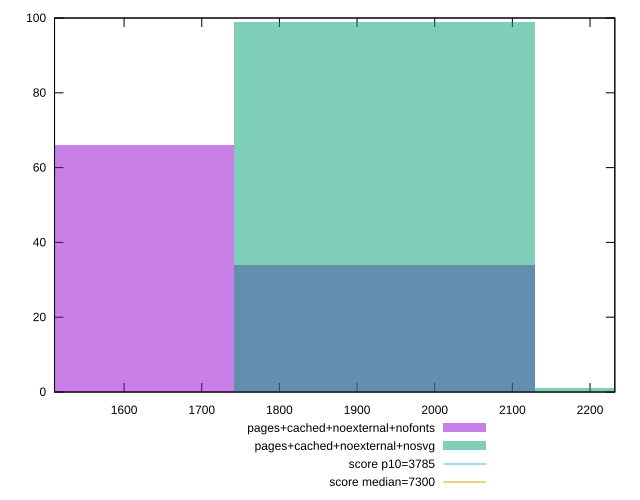

gnuplot code for this plot:
reset

$pagesCachedNoexternalNofonts <<EOF
1548.3887792134344 66
1935.485974016793 34
EOF

$pagesCachedNoexternalNosvg <<EOF
1935.485974016793 99
2322.5831688201515 1
EOF

set key outside below
set boxwidth 387.0971948033586
set xrange [1510.4286000000002:2231.929]
set yrange [0:100]
set trange [0:100]
set style fill transparent solid 0.5 noborder

set parametric
set terminal svg size 640, 500 enhanced background rgb 'white'
set output "report_00008_2021-01-22T20:58:29.167/interactive/comparison/histogram/6_vs_7.svg"

plot $pagesCachedNoexternalNofonts title "pages+cached+noexternal+nofonts" with boxes, \
     $pagesCachedNoexternalNosvg title "pages+cached+noexternal+nosvg" with boxes, \
     3785,t title "score p10=3785", \
     7300,t title "score median=7300"

reset
